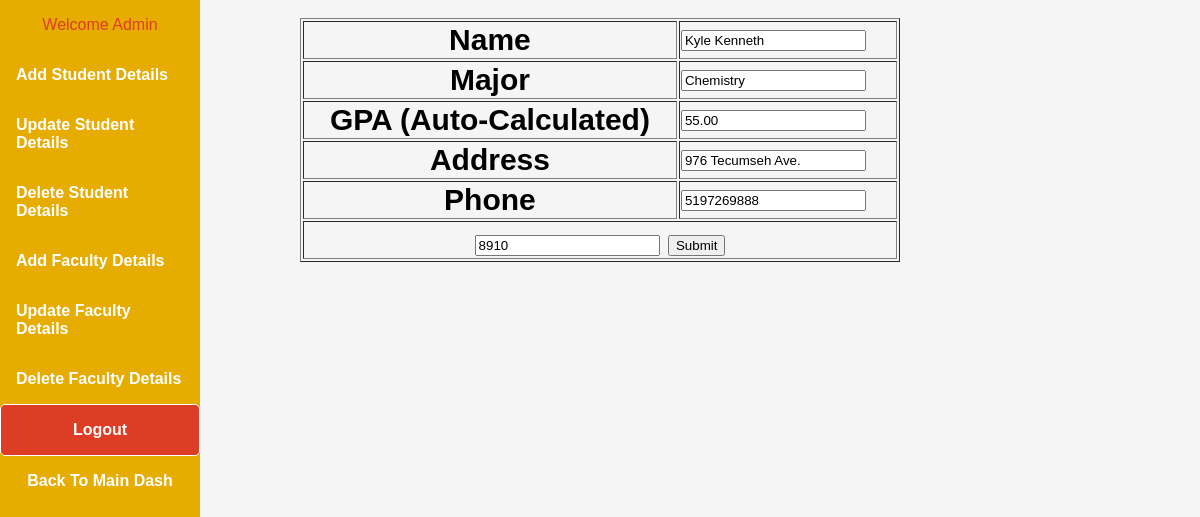
Screenshot of /admin/updateform.php?studentid=8910 (signed in) with the database file from the repository.
### tables this page shows
CREATE TABLE `student_info` (
  `StudentID` int(11) NOT NULL,
  `StudentName` varchar(50) NOT NULL,
  `Major` varchar(50) DEFAULT NULL,
  `GPA` decimal(5,2) DEFAULT NULL,
  `address` varchar(255) DEFAULT NULL,
  `phone` varchar(20) DEFAULT NULL
);

### admin/updateform.php (the view, shortened to what this page needs)
<?php
	include('header.php');
	include('titleheader.php');
?>
<?php
	include ('../dbconnect.php');
	$id=$_GET['studentid'];
	$sql="SELECT * FROM  student.student_info WHERE StudentID = $id";
	$run = mysqli_query($db,$sql);
	$result=mysqli_fetch_assoc($run);
	$name=$result['StudentName'];
	$major=$result['Major'];
	$gpa=$result['GPA'];
	$Address=$result['address'];
	$Phone=$result['phone'];
?>
	<form method="POST" action="updatedata.php" enctype="multipart/form-data">
	<table border="1" align="center" style="width:50%;font-size: 30px;">
		 <tr>
				<th>Name</th>
					<td><input type="text" name="name" value="<?php echo $name; ?>"required></td>
		 </tr>
		 <tr>
				<th>Major</th>
				<td><input type="text" name="major" value="<?php if ( isset( $major ) ) {  echo $major; }?>" required></td>
		 </tr>
		<tr>
				<th>GPA (Auto-Calculated)</th>
				<td><input type="number" name="gpa" readonly value="<?php if ( isset( $gpa ) ) {  echo $gpa; }?>"required></td>
		</tr>
				 <tr>
				<th>Address</th>
				<td><input type="text" name="Address" value="<?php if ( isset( $Address ) ) {  echo $Address; }?>"required></td>
		</tr>
		<tr>
				<th>Phone</th>
				<td><input type="text" name="Phone" value="<?php if ( isset( $Phone ) ) {  echo $Phone; }?>"required></td>
		 </tr>
		 <tr>
		 	<td colspan="2" align="center">
		 		<input type="text" name="id" value="<?php echo $id;?>"/>
		 		<input height="30%" type="submit" name="Submit" value="Submit">
		 	</td>
		 </tr>
	</table>
	</form>

### css/dashboard.css (style rules this page uses)
* { box-sizing: border-box; }
body { margin: 0; font-family: Arial, Helvetica, sans-serif; background-color: whitesmoke }

### rows the page displays
student_info: name "Kyle Kenneth", major "Chemistry", gpa "55.00", Address "976 Tecumseh Ave.", Phone "5197269888"
